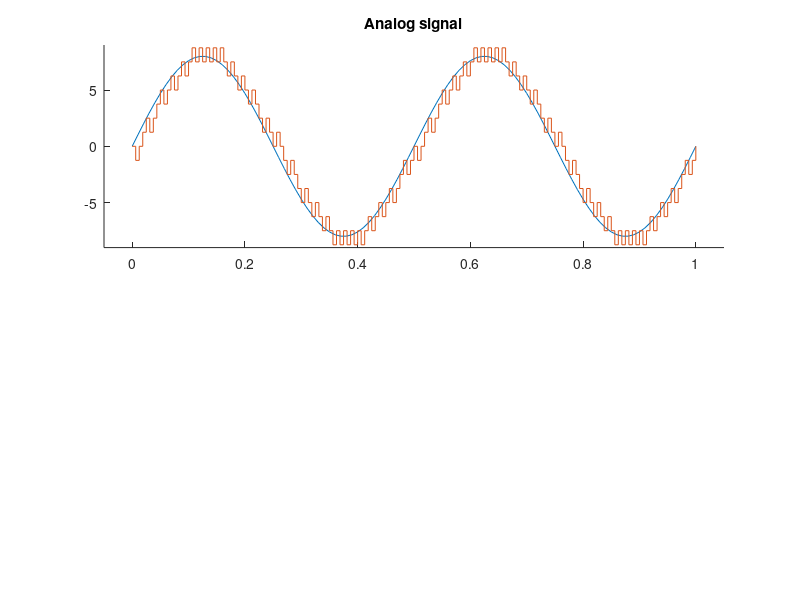

Source code (MATLAB): (Note: this script raises an error after producing the figure.)
clc;
close all;
clear all;
A = 8;
f = 2;
phi = 0;
tmin = 0;
tmax = 1;
samplepertime = 100;
t = tmin: 1/samplepertime: tmax;
analogsignal = A.*sin(2*pi*f*t + phi);
subplot(2,1,1);
hold on;
plot(t,analogsignal);
axis([tmin-0.05 tmax+0.05 -A-1 +A+1]);
title('Analog signal');
samplingrate = 80*f;
sampletime = tmin: 1/samplingrate: tmax;
sampledsignal = A*sin(2*pi*f*sampletime);
delta = 1.25;
digitaldata = [];
staircasesignal = 0;
for i=1:1:(samplingrate*tmax)
if sampledsignal(i)>staircasesignal(i)
digitaldata(i+1) = 1;
staircasesignal(i+1)=staircasesignal(i)+delta;
else digitaldata(i+1) = 0;
staircasesignal(i+1)=staircasesignal(i)-delta;
end
end
stairs(sampletime,staircasesignal);
hold on;
ax = gca;
ax.XTick = [0:1/samplingrate:tmax];
ax.YTick = [(-A+2.5): delta: (A+2.5)];
xlabel('Time(sec)');
ylabel('Amplitude (volts)');
legend('Analog input signal', 'staircase signal');
title('Delta modulation');
digitaldatalength = length(digitaldata);
bittime = 0: tmax/(digitaldatalength-1): tmax;
subplot(2,1,2);
stairs(bittime,digitaldata);
axis([0 tmax -0.5 1.5]);
xlabel('Time(sec)');
ylabel('Amplitude (volts)');
title('Digital Signal');
